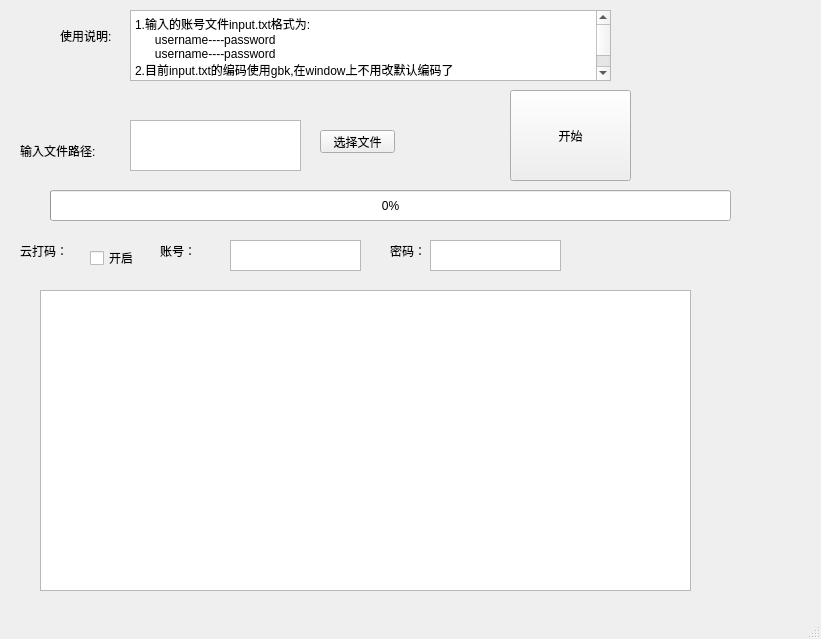
<?xml version="1.0" encoding="UTF-8"?>
<ui version="4.0">
 <class>MainWindow</class>
 <widget class="QMainWindow" name="MainWindow">
  <property name="geometry">
   <rect>
    <x>0</x>
    <y>0</y>
    <width>821</width>
    <height>639</height>
   </rect>
  </property>
  <property name="windowTitle">
   <string>MainWindow</string>
  </property>
  <widget class="QWidget" name="centralwidget">
   <widget class="QTextEdit" name="textEdit">
    <property name="geometry">
     <rect>
      <x>130</x>
      <y>120</y>
      <width>171</width>
      <height>51</height>
     </rect>
    </property>
   </widget>
   <widget class="QPushButton" name="btn_start">
    <property name="geometry">
     <rect>
      <x>510</x>
      <y>90</y>
      <width>121</width>
      <height>91</height>
     </rect>
    </property>
    <property name="text">
     <string>开始</string>
    </property>
   </widget>
   <widget class="QLabel" name="label">
    <property name="geometry">
     <rect>
      <x>20</x>
      <y>120</y>
      <width>101</width>
      <height>61</height>
     </rect>
    </property>
    <property name="text">
     <string>输入文件路径:</string>
    </property>
   </widget>
   <widget class="QTextBrowser" name="textBrowser">
    <property name="geometry">
     <rect>
      <x>40</x>
      <y>290</y>
      <width>651</width>
      <height>301</height>
     </rect>
    </property>
   </widget>
   <widget class="QProgressBar" name="progressBar">
    <property name="geometry">
     <rect>
      <x>50</x>
      <y>190</y>
      <width>681</width>
      <height>31</height>
     </rect>
    </property>
    <property name="value">
     <number>0</number>
    </property>
   </widget>
   <widget class="QPushButton" name="btn_select">
    <property name="geometry">
     <rect>
      <x>320</x>
      <y>130</y>
      <width>75</width>
      <height>23</height>
     </rect>
    </property>
    <property name="text">
     <string>选择文件</string>
    </property>
   </widget>
   <widget class="QPlainTextEdit" name="plainTextEdit">
    <property name="geometry">
     <rect>
      <x>130</x>
      <y>10</y>
      <width>481</width>
      <height>71</height>
     </rect>
    </property>
    <property name="plainText">
     <string>1.输入的账号文件input.txt格式为:
      username----password
      username----password
2.目前input.txt的编码使用gbk,在window上不用改默认编码了</string>
    </property>
   </widget>
   <widget class="QLabel" name="label_2">
    <property name="geometry">
     <rect>
      <x>60</x>
      <y>30</y>
      <width>54</width>
      <height>12</height>
     </rect>
    </property>
    <property name="text">
     <string>使用说明:</string>
    </property>
   </widget>
   <widget class="QCheckBox" name="checkBox">
    <property name="geometry">
     <rect>
      <x>90</x>
      <y>250</y>
      <width>51</width>
      <height>16</height>
     </rect>
    </property>
    <property name="text">
     <string>开启</string>
    </property>
   </widget>
   <widget class="QLabel" name="label_3">
    <property name="geometry">
     <rect>
      <x>20</x>
      <y>220</y>
      <width>51</width>
      <height>61</height>
     </rect>
    </property>
    <property name="text">
     <string>云打码：</string>
    </property>
   </widget>
   <widget class="QTextEdit" name="textEdit_2">
    <property name="geometry">
     <rect>
      <x>230</x>
      <y>240</y>
      <width>131</width>
      <height>31</height>
     </rect>
    </property>
   </widget>
   <widget class="QTextEdit" name="textEdit_3">
    <property name="geometry">
     <rect>
      <x>430</x>
      <y>240</y>
      <width>131</width>
      <height>31</height>
     </rect>
    </property>
   </widget>
   <widget class="QLabel" name="label_4">
    <property name="geometry">
     <rect>
      <x>160</x>
      <y>220</y>
      <width>51</width>
      <height>61</height>
     </rect>
    </property>
    <property name="text">
     <string>账号：</string>
    </property>
   </widget>
   <widget class="QLabel" name="label_5">
    <property name="geometry">
     <rect>
      <x>390</x>
      <y>220</y>
      <width>51</width>
      <height>61</height>
     </rect>
    </property>
    <property name="text">
     <string>密码：</string>
    </property>
   </widget>
  </widget>
  <widget class="QMenuBar" name="menubar">
   <property name="geometry">
    <rect>
     <x>0</x>
     <y>0</y>
     <width>821</width>
     <height>23</height>
    </rect>
   </property>
  </widget>
  <widget class="QStatusBar" name="statusbar"/>
 </widget>
 <resources/>
 <connections/>
</ui>
